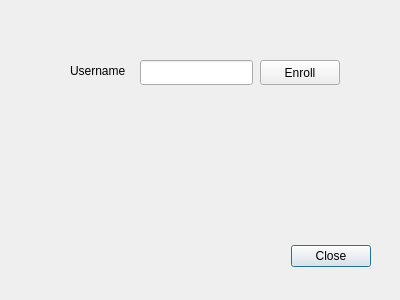
<?xml version="1.0" encoding="UTF-8"?>
<ui version="4.0">
 <class>CreateUserWindow</class>
 <widget class="QDialog" name="CreateUserWindow">
  <property name="geometry">
   <rect>
    <x>0</x>
    <y>0</y>
    <width>400</width>
    <height>300</height>
   </rect>
  </property>
  <property name="windowTitle">
   <string>Dialog</string>
  </property>
  <widget class="QDialogButtonBox" name="buttonBox">
   <property name="geometry">
    <rect>
     <x>30</x>
     <y>240</y>
     <width>341</width>
     <height>32</height>
    </rect>
   </property>
   <property name="orientation">
    <enum>Qt::Horizontal</enum>
   </property>
   <property name="standardButtons">
    <set>QDialogButtonBox::Close</set>
   </property>
  </widget>
  <widget class="QLabel" name="label">
   <property name="geometry">
    <rect>
     <x>70</x>
     <y>60</y>
     <width>61</width>
     <height>21</height>
    </rect>
   </property>
   <property name="text">
    <string>Username</string>
   </property>
  </widget>
  <widget class="QLineEdit" name="lineEditUsername">
   <property name="geometry">
    <rect>
     <x>140</x>
     <y>60</y>
     <width>113</width>
     <height>25</height>
    </rect>
   </property>
  </widget>
  <widget class="QPushButton" name="enrollBtn">
   <property name="geometry">
    <rect>
     <x>260</x>
     <y>60</y>
     <width>80</width>
     <height>25</height>
    </rect>
   </property>
   <property name="text">
    <string>Enroll</string>
   </property>
  </widget>
  <widget class="QLabel" name="newMsg">
   <property name="geometry">
    <rect>
     <x>140</x>
     <y>100</y>
     <width>221</width>
     <height>31</height>
    </rect>
   </property>
   <property name="text">
    <string/>
   </property>
  </widget>
 </widget>
 <resources/>
 <connections>
  <connection>
   <sender>buttonBox</sender>
   <signal>accepted()</signal>
   <receiver>CreateUserWindow</receiver>
   <slot>accept()</slot>
   <hints>
    <hint type="sourcelabel">
     <x>248</x>
     <y>254</y>
    </hint>
    <hint type="destinationlabel">
     <x>157</x>
     <y>274</y>
    </hint>
   </hints>
  </connection>
  <connection>
   <sender>buttonBox</sender>
   <signal>rejected()</signal>
   <receiver>CreateUserWindow</receiver>
   <slot>reject()</slot>
   <hints>
    <hint type="sourcelabel">
     <x>316</x>
     <y>260</y>
    </hint>
    <hint type="destinationlabel">
     <x>286</x>
     <y>274</y>
    </hint>
   </hints>
  </connection>
 </connections>
</ui>
